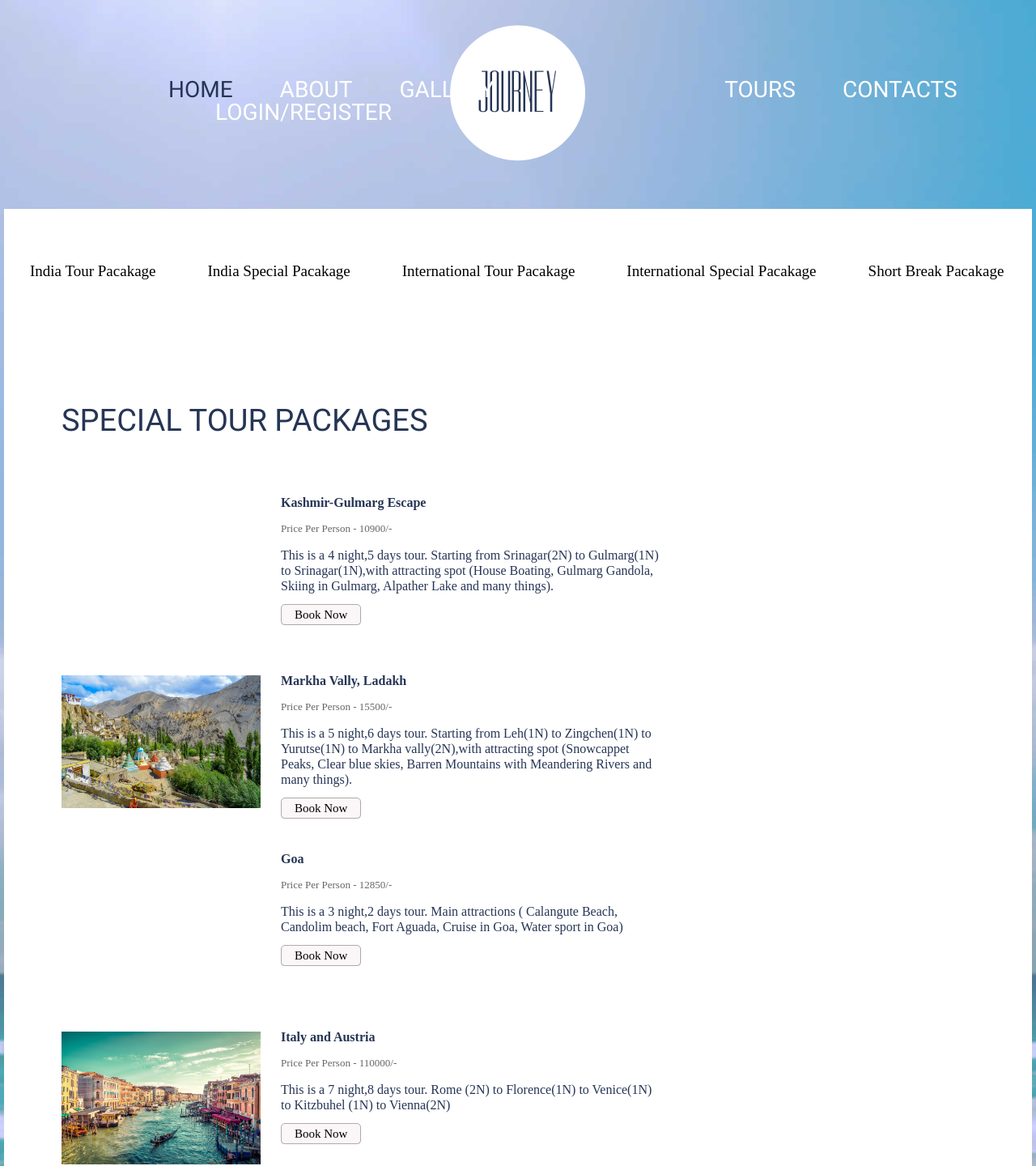
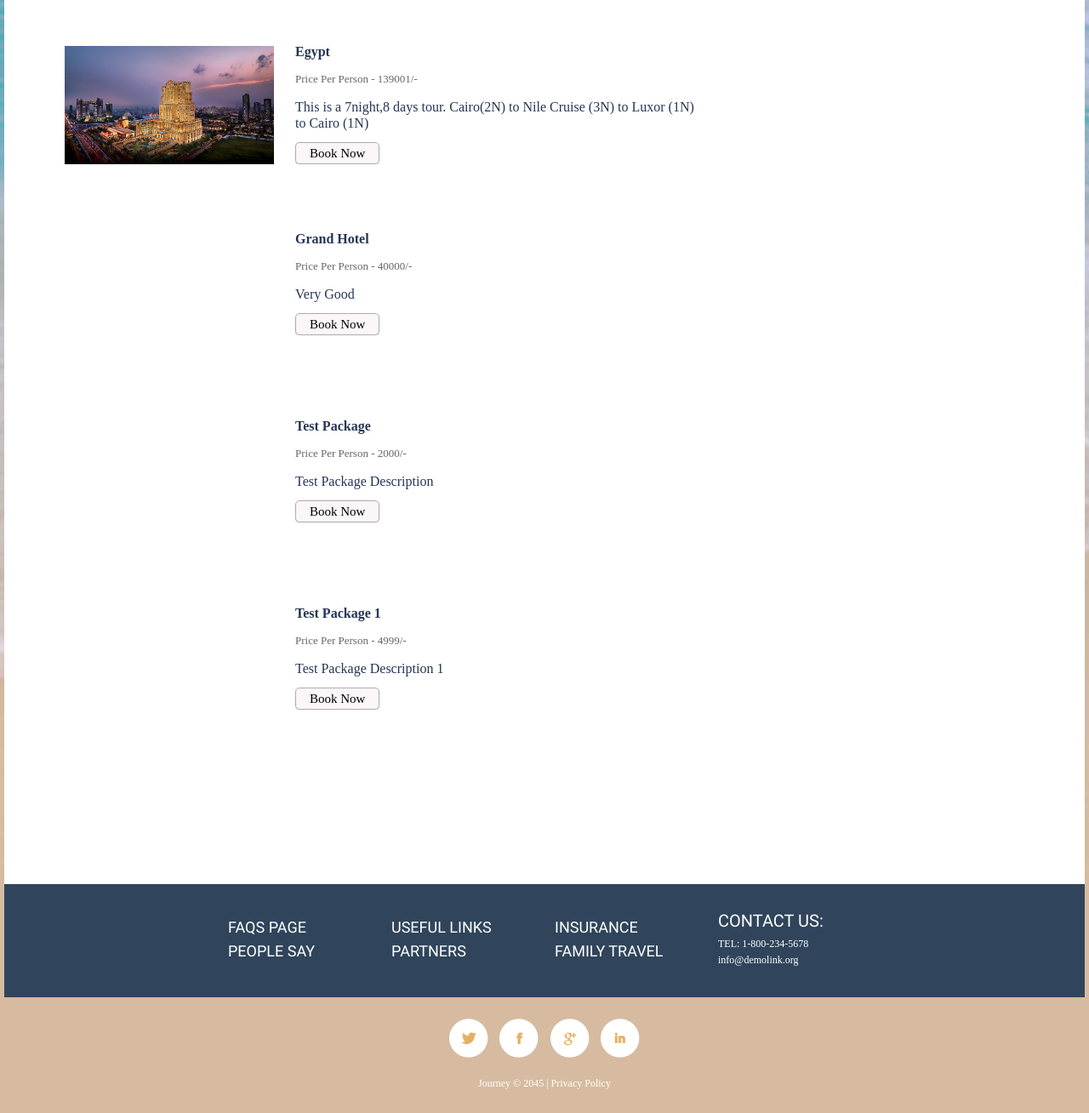
The app's page /tours.php with its own data (2 pictures, top to bottom).
### tables this page shows
CREATE TABLE `package` (
  `id` int(11) NOT NULL,
  `package` varchar(200) NOT NULL,
  `name` varchar(200) NOT NULL,
  `description` text NOT NULL,
  `price` int(11) NOT NULL,
  `photo` varchar(200) NOT NULL
);

### tours.php (the view, shortened to what this page needs)
<!DOCTYPE html>
<html lang="en">
<head>
<link rel="stylesheet" href="css/style.css">
</head>
<body>
<?php include("elements/header.php");
    include("dbcon.php");
    $sql="select * from package";
    $res=mysqli_query($con,$sql);
?>
<div class="main">
</head>
<body>
<div class="navbar">
<div class="dropdown">
<a href="?package=1">
    <button class="dropbtn">India Tour Pacakage  </button>
     </a>
  </div>
  <div class="dropdown">
  <a href="?package=2">
    <button class="dropbtn">India Special Pacakage
    </button>
 </a>
  </div>
  <div class="dropdown">
  <a href="?package=3">
    <button class="dropbtn">International Tour Pacakage
    </button>
   </a>
  </div>
  <div class="dropdown">
  <a href="?package=4">
    <button class="dropbtn">International Special Pacakage
    </button>
    </a>
  </div>
  <div class="dropdown">
  <a href="?package=5">
    <button class="dropbtn">Short Break Pacakage
    </button>
    </a>
  </div>
</div>
  <div class="content">
    <div class="container_12">
    <div class="grid_9">
        <?php
			if(isset($_GET['package']))
			{
				if($_GET['package'] == 1)
				{
					echo '<h3>India Tour Pacakage </h3>';
				}
				else if($_GET['package'] == 2)
				{
					echo '<h3>India Special Pacakage </h3>';
				}
				else if($_GET['package'] == 3)
				{
					echo '<h3>International Tour Pacakage</h3>';
				}
				else if($_GET['package'] == 4)
				{
					echo '<h3>International Special Pacakage </h3>';
				}
				else if($_GET['package'] == 5)
				{
					echo '<h3>Short Break Pacakage</h3>';
				}
			}
			else{
				echo '<h3>Special Tour Packages</h3>';
			}
		?>
        <div class="tours">
        <?php
                while($row=mysqli_fetch_assoc($res))
                {
					if(isset($_GET['package']))
					{
						if($row['package'] == $_GET['package'])
						{
							?>
								<div class="grid_8 alpha" style="height:200px; overflow:hidden;margin-top:20px">
									<div class="tour"> <img src="photo/<?php echo $row["photo"]?>" alt="" width="246" class="img_inner fleft">
									<div class="extra_wrapper">
										<p class="text1" style="font-weight:bold"><?php echo $row["name"]?> </p>
										<p class="price">Price Per Person -  <?php echo $row["price"]?>/-</p>
										<p class="text1"><?php echo $row["description"]?> </p>
										<a href="booking.php?package_id=<?php echo $row["id"]?>" class="btn">Book Now</a> </div>
									</div>
								</div>
							<?php
						}
					}
					else{
						?>
								<div class="grid_8 alpha" style="height:200px; overflow:hidden;margin-top:20px">
									<div class="tour"> <img src="photo/<?php echo $row["photo"]?>" alt="" width="246" class="img_inner fleft">
									<div class="extra_wrapper">
										<p class="text1" style="font-weight:bold"><?php echo $row["name"]?> </p>
										<p class="price">Price Per Person -  <?php echo $row["price"]?>/-</p>
										<p class="text1"><?php echo $row["description"]?> </p>
										<a href="booking.php?package_id=<?php echo $row["id"]?>" class="btn">Book Now</a> </div>
									</div>
								</div>
							<?php
					}
				}
        	?>
      </div>
    </div>
  </div>
    </div>
  <div class="bottom_block">
    <div class="container_12">
      <div class="grid_2 prefix_2">
        <ul>
          <li><a href="#">FAQS Page</a></li>
          <li><a href="#">People Say</a></li>
        </ul>
      </div>
      <div class="grid_2">
        <ul>
          <li><a href="#">Useful links</a></li>
          <li><a href="#">Partners</a></li>
        </ul>
      </div>
      <div class="grid_2">
        <ul>
          <li><a href="#">Insurance</a></li>
          <li><a href="#">Family Travel</a></li>
        </ul>
      </div>
      <div class="grid_2">
        <h4>Contact Us:</h4>
        TEL: 1-800-234-5678<br>
        <a href="#">info@demolink.org</a> </div>
    </div>
  </div>
</div>
<?php include("elements/footer.php");?>
</body>
</html>

### elements/header.php (shortened to what this page needs)
<header>
  <div class="container_12">
    <div class="grid_12">
      <h1><a href="index.php"><img src="images/logo.png" alt=""></a></h1>
    </div>
    <div class="menu_block">
      <nav>
        <ul class="sf-menu">
          <li class="current"><a href="index.php">Home</a></li>
          <li ><a href="about.php">About</a>
          </li>
          <li><a href="gallery.php">Gallery</a></li>
          <li><a href="tours.php">Tours</a></li>
          <li><a href="contacts.php">Contacts</a></li>
          <?php
                if(isset($_SESSION['user']) && !empty($_SESSION))
                {
          ?>
<li class="current"><a href="#"><?php echo $_SESSION['user']['firstname']?></a>
            <ul>
              <li><a href="profile.php">Profile</a></li>
              <li><a href="message.php">Message</a></li>
              <li><a href="logout.php">Logout</a></li>
            </ul>
          <?php } else{?>
            <li><a href="login.php">Login/Register</a></li>
            <?php } ?>
        </ul>
      </nav>
    </div>
  </div>
</header>

### elements/footer.php (shortened to what this page needs)
<footer>
  <div class="container_12">
    <div class="grid_12">
      <div class="socials"> <a href="#"></a> <a href="#"></a> <a href="#"></a> <a href="#"></a> </div>
      <div class="copy"> Journey &copy; 2045 | <a href="#">Privacy Policy</a>  </div>
    </div>
  </div>
</footer>

### css/style.css (style rules this page uses)
html { width: 100%; }
* { -webkit-text-size-adjust: none; }
body { font: 13px/19px Arial, Helvetica, sans-serif; color:#666565; position:relative; min-width:960px; background: #000; background: url(../images/bg_body.jpg) center 0 no-repeat #d6bba0; }
h1, h2, h3, h4, h5, h6 { font-weight: normal; font-family: 'Pathway Gothic One', sans-serif; color: #263555; }
h3 { font-size: 38px; line-height: 44px; color: #263555; text-transform: uppercase; margin-bottom: 50px; }
h4 { font-size: 20px; line-height: 20px; font-weight: 300; font-family: 'Open Sans Condensed', sans-serif; color: #fff; text-transform: uppercase; padding-top: 33px; margin-bottom: 8px; }
p { margin-bottom: 19px; }
img { max-width: 100%; }
ul { padding: 0; margin: 0; list-style: none; }
a { text-decoration: none; color: inherit; outline: none; transition: 0.5s ease; -o-transition: 0.5s ease; -webkit-transition: 0.5s ease; }
a.btn { color: #000; display: inline-block; background-color: #fbf6f8; border-radius: 5px; box-shadow: 0 1px 1px #dedbdb; font-size: 15px; border: 1px solid #b1aaaa; line-height: 15px; padding: 5px 16px 4px ; }
.img_inner { max-width: 100%; -moz-box-sizing: border-box; -webkit-box-sizing: border-box; -o-box-sizing: border-box; box-sizing: border-box; margin-bottom: 25px; margin-top: 3px; position: relative; }
.fleft { float: left; margin-right: 25px; margin-bottom: 0px; }
.wrapper, .extra_wrapper { overflow: hidden; }
header { display: block; position: relative; z-index: 999; padding-bottom: 105px; }
header h1 { position: absolute; float: none; width: 167px; top: 31px; left: 50%; margin-left: -84px; height: 168px; z-index: 999; }
header h1 a { display: block; overflow: hidden; text-indent: -999px; transition: 0s ease; -o-transition: 0s ease; -webkit-transition: 0s ease; }
header h1 a img { display: block; }
.main { background: #fff; width: 1270px; margin: 0 auto; }
.content { padding-top: 123px; padding-bottom: 128px; }
.text1 { font-size: 16px; line-height: 19px; color: #263555; }
p.text1 { margin-bottom: 18px; }
.bottom_block { background-color: #30455b; color: #ffffff; font-size: 12px; padding-bottom: 34px; }
.bottom_block ul li { font: 18px/18px 'Open Sans Condensed', sans-serif; text-transform: uppercase; }
.bottom_block ul li+li { margin-top: 10px; }
.bottom_block ul { padding-top: 42px; }
.tour .text1 { margin-bottom: 13px; }
.tour { overflow: hidden; }
.price { margin-bottom: 14px; }
footer { display: block; padding: 25px 0; color: #6b6868; }
.socials { text-align: center; margin-bottom: 21px; }
.socials a { margin: 0 5px; display: inline-block; width: 46px; height: 46px; background: url(../images/socials.png) 0 0 no-repeat; }
.socials a+a { background-position: -60px 0; }
.socials a+a+a { background-position: -122px 0; }
.socials a+a+a+a { background-position: right 0; }
.copy { text-align: center; color: #fff; font-size: 12px; }

### css/grid.css (style rules this page uses)
body { min-width: 1152px; }
.container_12 { margin-left: auto; margin-right: auto; width: 1152px; }
.grid_1, .grid_2, .grid_3, .grid_4, .grid_5, .grid_6, .grid_7, .grid_8, .grid_9, .grid_10, .grid_11, .grid_12 { display:inline; float: left; position: relative; margin-left: 12px; margin-right: 12px; }
.alpha { margin-left: 0; }
.container_12 .grid_2 { width:168px; }
.container_12 .grid_8 { width:744px; }
.container_12 .grid_9 { width:840px; }
.container_12 .grid_12 { width:1128px; }
.container_12 .prefix_2 { padding-left:192px; }

### css/superfish.css (style rules this page uses)
.menu_block { position: relative; padding-left: 144px; padding-top: 97px; }
nav>.sf-menu { text-align: center; }
nav { position:relative;padding: 0px 0 0 0; }
.sf-menu li { float:left;position:relative; }
.sf-menu>li { float: left; position: relative; }
.sf-menu>li:first-child+li+li { margin-right: 227px; }
.sf-menu>li+li { margin-left:58px; }
.sf-menu>li:hover, .sf-menu>li.sfHover, .sf-menu>li.current { border-color: #a92c11; }
.sf-menu>li>a { text-transform: uppercase; font-size: 28px; font-family: 'Pathway Gothic One', sans-serif; color: #fff; position: relative; font-weight: 300px; line-height: 28px; z-index: 999; position: relative; }
.sf-menu>li.sfHover>a, .sf-menu>li.current>a, .sf-menu>li:hover>a:hover { color: #263555; }

### records on screen
package: name "Kashmir-Gulmarg Escape", price "10900", description "This is a 4 night,5 days tour. Starting from Srinagar(2N) to Gulmarg(1N) to Srinagar(1N),with attracting spot (House Boating, Gulmarg Gandola, Skiing in Gulmarg, Alpather Lake and many things)."
package: photo (picture), name "Markha Vally, Ladakh", price "15500", description "This is a 5 night,6 days tour. Starting from Leh(1N) to Zingchen(1N) to Yurutse(1N) to Markha vally(2N),with attracting spot (Snowcappet Peaks, Clear blue skies, Barren Mountains with Meandering Rivers and many things)."
package: name "Goa", price "12850", description "This is a 3 night,2 days tour. Main attractions ( Calangute Beach, Candolim beach, Fort Aguada, Cruise in Goa, Water sport in Goa)"
package: photo (picture), name "Italy and Austria", price "110000", description "This is a 7 night,8 days tour. Rome (2N) to Florence(1N) to Venice(1N) to Kitzbuhel (1N) to Vienna(2N)"
package: photo (picture), name "Egypt", price "139001", description "This is a 7night,8 days tour. Cairo(2N) to Nile Cruise (3N) to Luxor (1N) to Cairo (1N)"
package: name "Grand Hotel", price "40000", description "Very Good"
package: name "Test Package", price "2000", description "Test Package Description"
package: name "Test Package 1", price "4999", description "Test Package Description 1"
